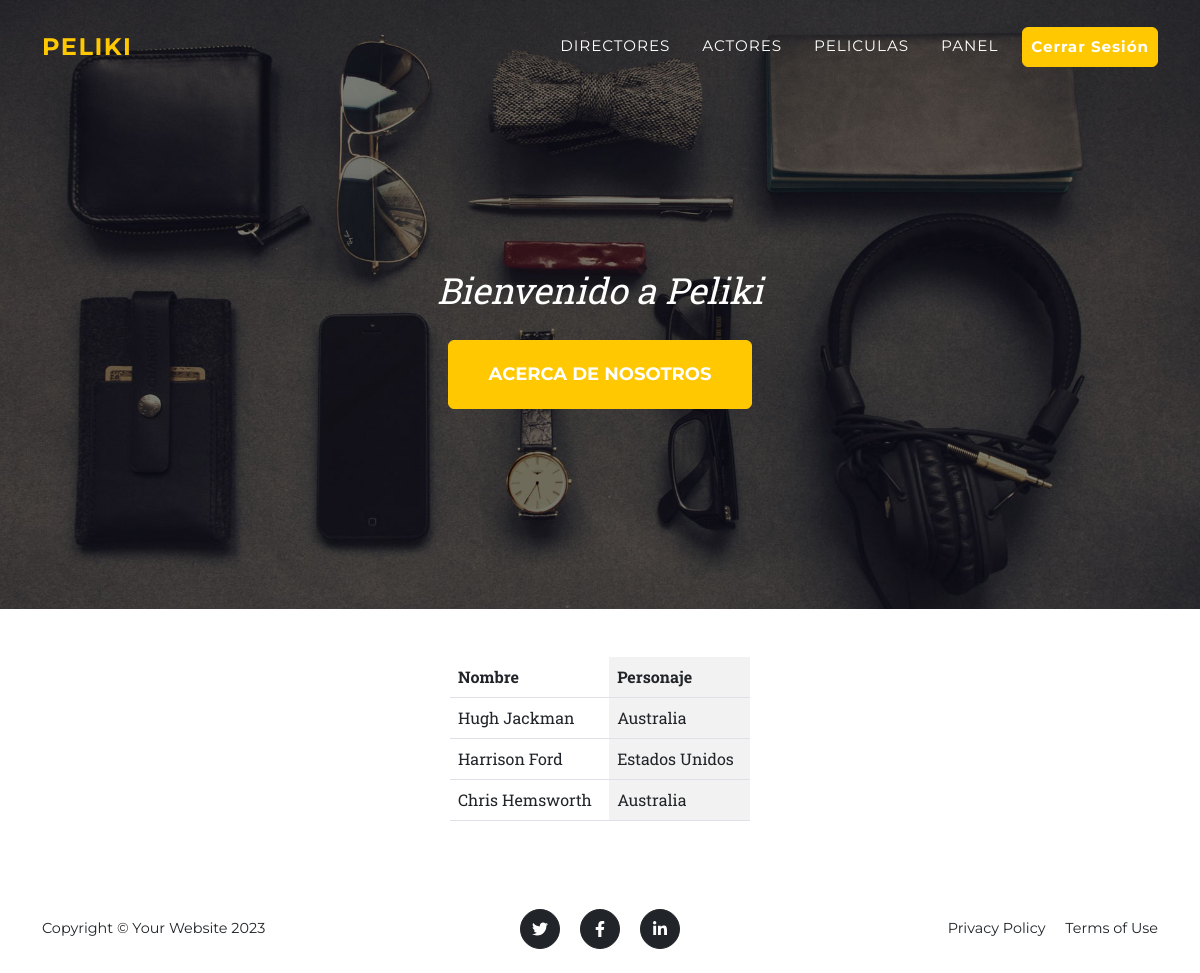
The page /protagonista/list (signed in) on the database its author committed.
### core/models.py (models this page shows, shortened)
class Protagonista(models.Model):
    nombre = models.CharField(max_length=100)
    nacionalidad = models.CharField(max_length=100, null=True, blank=True)

### core/views.py (the view)
# urls.py: path("protagonista/list", protagonista_list.as_view(), name="protagonista_list"),
class protagonista_list(ListView):
    model = Protagonista

### core/templates/core/protagonista_list.html
{% extends 'core/base.html' %}
{% block contenido %}
    <div class="d-flex justify-content-center mt-5 mb-5">
        <table class="table table-striped-columns w-25 p-3 ">
            <thead>
                <th>Nombre</th>
                <th>Personaje</th>
            </thead>
            <tbody>
                {% for protagonista in object_list %}
                    <tr>
                        <td>{{ protagonista.nombre }}</td>
                        <td>{{ protagonista.nacionalidad }}</td>
                    </tr>
                {% endfor %}
            </tbody>
        </table>
    </div>
{% endblock contenido %}

### rows shown on the page
Protagonista: nombre "Hugh Jackman", nacionalidad "Australia"
Protagonista: nombre "Harrison Ford", nacionalidad "Estados Unidos"
Protagonista: nombre "Chris Hemsworth", nacionalidad "Australia"
